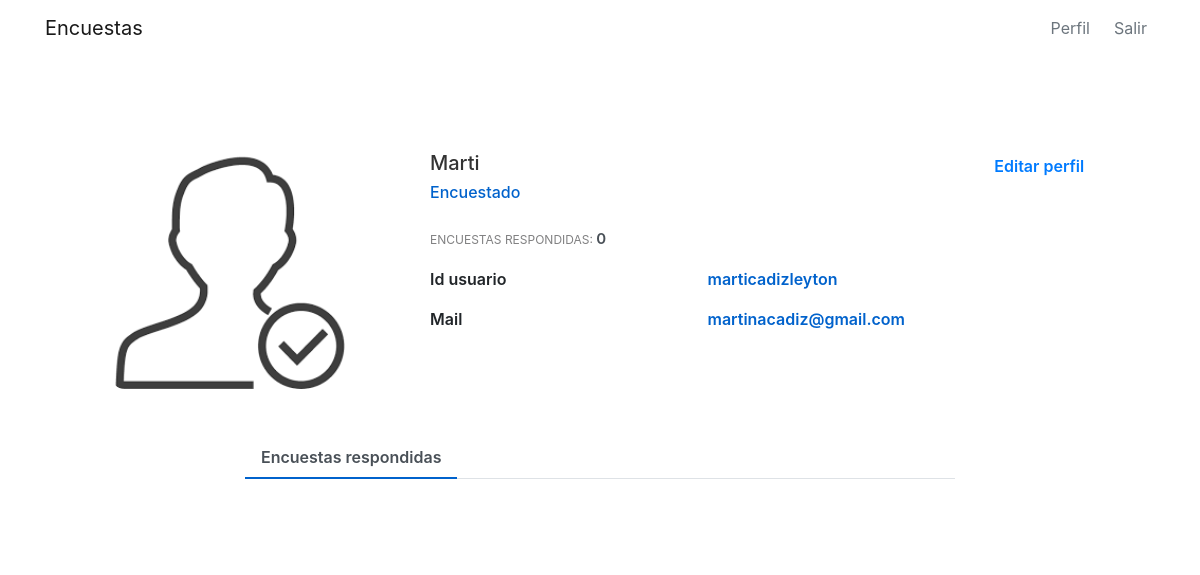
The page /profile (signed in) on the database its author committed.
### encuestas/models.py (models this page shows, shortened)
class User(db.Model,UserMixin):
    id = db.Column(db.Integer, primary_key=True)
    username = db.Column(db.String(20), unique=True, nullable=False)
    name = db.Column(db.String(20), nullable=False)
    email = db.Column(db.String(120), unique=True, nullable=False)
    image_file = db.Column(db.String(20), nullable=False, default='default.jpg')
    password = db.Column(db.String(60), nullable=False)
    posts = db.relationship('Post', backref='author', lazy=True)
    tipo = db.Column(db.String(20), nullable=False)
    visible_inf = db.Column(db.String(20), nullable=False, default=True)

### encuestas/routes.py (the view, shortened to what this page needs)
@app.route("/profile", methods=['GET', 'POST'])
@login_required
def profile():
    form = updatePerfil()
    respuesta = Respuesta.query.filter_by(id_usuario = current_user.username)
    if form.validate_on_submit():
        if form.picture.data:
            picture_file = guardarfoto(form.picture.data)
            current_user.image_file = picture_file
        current_user.name = form.name.data
        current_user.email = form.email.data
        current_user.visible_inf = form.visible.data
        db.session.commit()
        flash('Tus datos han sido actualizados', 'success')
        return redirect(url_for('profile'))
    elif request.method == 'GET':
        form.name.data = current_user.name
        form.email.data = current_user.email
    lista_query= []
    encuest = {}
    for i in respuesta:
        datet =  i.date
        encuest[i.date.strftime("%d-%m-%Y %H:%M:%S")] = i.id_encuesta
        encRESP = Encuesta.query.filter_by(id = i.id_encuesta )
    keys = list(encuest.keys())
    for i in encuest:
        print(encuest[i])
        lista_query.append(Encuesta.query.filter_by(id = encuest[i] ))
    if len(lista_query) ==0:
        lista_query = 0
    encPUBLIC = Encuesta.query.filter_by(user_id = current_user.username,estado = "publicada" )
    encCREATE = Encuesta.query.filter_by(user_id = current_user.username,estado = "creada" )
    encCLOSED = Encuesta.query.filter_by(user_id = current_user.username,estado = "cerrada" )
    listas = ListaDifusion.query.filter_by(user_id = current_user.id)
    TOTAL=len(encuest)
    TOTALC=0
    tipo = False
    perfil_usuario =  'profile_encuestado.html'
    image_file = url_for('static', filename= 'profile_pics/' + current_user.image_file)
    return render_template(perfil_usuario, title='Profile', image_file=image_file , encPUBLIC = encPUBLIC, form = form, encCREATE=encCREATE, encCLOSED=encCLOSED, TOTAL =TOTAL+TOTALC, TOTALC  =  TOTALC, tipo=tipo, lista_query=lista_query, keys = keys,listas = listas)

### encuestas/forms.py (shortened to what this page needs)
class updatePerfil(FlaskForm):
    name = StringField('Nombre',
                           validators=[DataRequired(), Length(min=2, max=20)])
    email = StringField('Email',
                        validators=[DataRequired(), Email()])
    submit = SubmitField('Actualiza tu información')
    picture = FileField('Actualiza foto de perfil', validators=[FileAllowed(['jpg','png'])])
    visible = BooleanField('Sí, quiero mi información visible en el perfil', default=True)

### encuestas/models.py (called while the page is built)
@login_manager_.user_loader
def load_user(user_id):
    return User.query.get(int(user_id))

### encuestas/templates/profile_encuestado.html (shortened to what this page needs)
{% extends "layout.html" %}
{% block content %}
<link href="//maxcdn.bootstrapcdn.com/bootstrap/4.1.1/css/bootstrap.min.css" rel="stylesheet" id="bootstrap-css">
<div class="container emp-profile">
                <div class="row">
                    <div class="col-md-4">
                        <div class="profile-img   ">
                            <img src = "{{image_file}}" alt=""/>
                        </div>
                    </div>
                    <div class="col-md-6">
                        <div class="profile-head">
                                    <h5>
                                        {{current_user.name}}
                                    </h5>
                                    <h6>
                                        {% if tipo %}
                                            Encuestador
                                        {%    else %}
                                            Encuestado
                                        {%    endif %}
                                    </h6>
                                    <p class="proile-rating">ENCUESTAS RESPONDIDAS: <span>{{TOTAL}}</span></p>
                                    <div class="tab-content profile-tab" id="myTabContent">
                                        {% if current_user.visible_inf == '1' %}
                                        <div class="tab-pane fade show active" id="home" role="tabpanel" aria-labelledby="home-tab">
                                            <div class="row tab-pane fade show active " id="home" role="tabpanel" aria-labelledby="home-tab">
                                                <div class="col-md-6">
                                                    <label>Id usuario</label>
                                                </div>
                                                <div class="col-md-6">
                                                    <p>{{current_user.username}}</p>
                                                </div>
                                                <div class="col-md-6">
                                                    <label>Mail</label>
                                                </div>
                                                <div class="col-md-6">
                                                    <p>{{current_user.email}}</p>
                                                </div>
                                            </div>
                                        </div>
                                        {%    endif %}
                                    </div>
                        </div>
                    </div>
                    <div class="col-md-2">
                        <input  type="button" value="Editar perfil" class="profile-edit-btn btn-outline-primary" id="btn"  >
                    </div>
                </div>
                <div class="row-md-2">
                    <br>
                    <br>
                </div>
                <div class="row">
                    <div class="col-md-2">
                    </div>
                    <div class="col-md-8 profile-head">
                        <ul class="nav nav-tabs" id="myTab" role="tablist">
                            <li class="nav-item">
                                <a class="nav-link active" id="open-tab" data-toggle="tab" href="#open" role="tab" aria-controls="open" aria-selected="true">Encuestas respondidas</a>
                            </li>
                        </ul>
                    </div>
                </div>
        </div>
        {% endblock content %}

### encuestas/static/main.css (style rules this page uses)
body { font-family: "Roboto", sans-serif; font-weight: 400; background: #f5f5f5; color: #333; margin-top: 3.4rem; box-sizing: border-box; }
h1, h2, h3, h4, h5, h6 { color: #444444; }
.container { max-width: 1200px; width: 1200px; }
.gap-4 { gap: 0.4rem; }
html, body { width: 100%; height: 100%; }
.emp-profile { padding: 3%; margin-top: 10%; margin-bottom: 10%; border-radius: 0.85rem; background: #fff; }
.profile-img { text-align: center; }
.profile-img img { width: 70%; height: 100%; border-radius: 0.85rem; }
.profile-head h5 { color: #333; }
.profile-head h6 { color: #0062cc; }
.profile-edit-btn { border: none; border-radius: 1.5rem; width: 70%; padding: 2%; font-weight: 600; color: #6c757d; cursor: pointer; }
.proile-rating { font-size: 12px; color: #818182; margin-top: 5%; }
.proile-rating span { color: #495057; font-size: 15px; font-weight: 600; }
.profile-head .nav-tabs { margin-bottom: 5%; }
.profile-head .nav-tabs .nav-link { font-weight: 600; border: none; }
.profile-head .nav-tabs .nav-link.active { border: none; border-bottom: 2px solid #0062cc; }
.profile-tab label { font-weight: 600; }
.profile-tab p { font-weight: 600; color: #0062cc; }

### rows shown on the page
User: name "Marti", username "marticadizleyton", email "martinacadiz@gmail.com"

### other values the page prints
{{ TOTAL }} "0"
